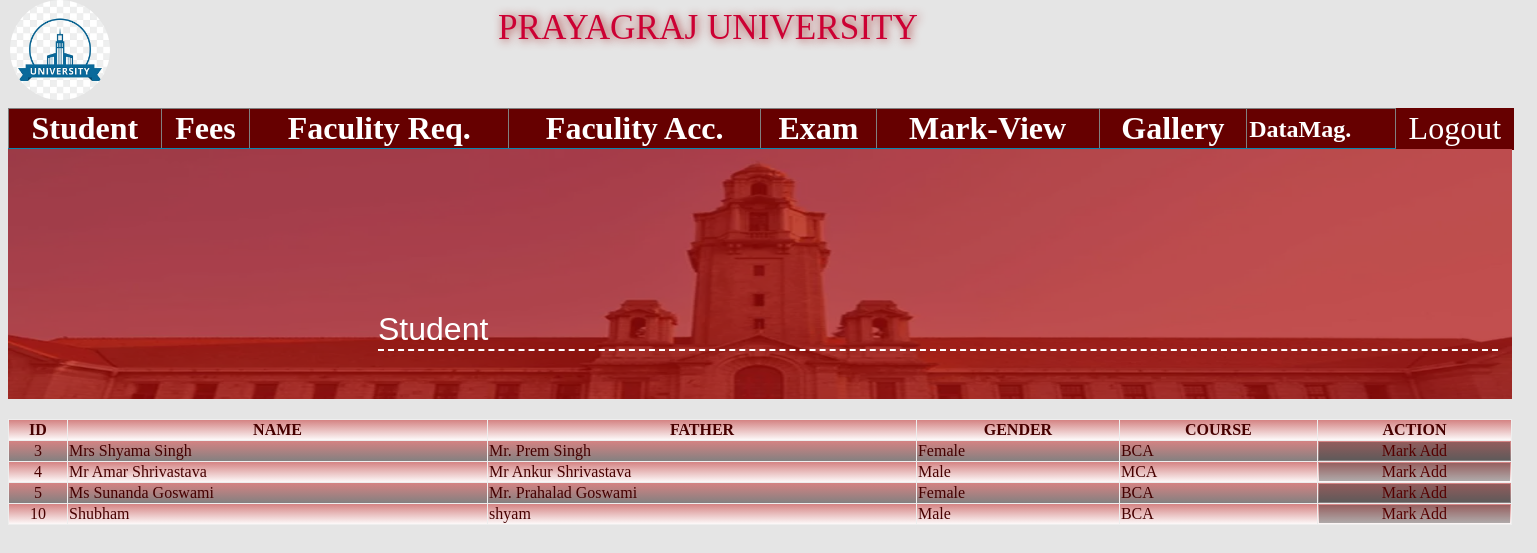
The page /_admin/mark_view.php on the database its author committed.
### tables this page shows
CREATE TABLE IF NOT EXISTS `student` (
  `st_id` int(255) NOT NULL auto_increment,
  `st_name` varchar(255) NOT NULL,
  `st_father` varchar(255) NOT NULL,
  `st_phone` varchar(255) NOT NULL,
  `st_email` varchar(255) NOT NULL,
  `st_gender` varchar(255) NOT NULL,
  `st_qualification` varchar(255) NOT NULL,
  `st_dob` varchar(255) NOT NULL,
  `st_doa` varchar(255) NOT NULL,
  `st_course` varchar(255) NOT NULL,
  `st_category` varchar(255) NOT NULL,
  `st_country` varchar(255) NOT NULL,
  `st_state` varchar(255) NOT NULL,
  `st_pincode` varchar(255) NOT NULL,
  `st_image` varchar(255) NOT NULL,
  `st_address1` varchar(255) NOT NULL,
  `st_address2` varchar(255) NOT NULL,
  PRIMARY KEY  (`st_id`)
);

CREATE TABLE IF NOT EXISTS `course` (
  `course_id` int(20) NOT NULL auto_increment,
  `course_name` varchar(255) NOT NULL,
  `course_fees` varchar(255) NOT NULL,
  `course_Dur` varchar(255) NOT NULL,
  `course_eligble` varchar(255) NOT NULL,
  PRIMARY KEY  (`course_id`)
);

CREATE TABLE IF NOT EXISTS `fees` (
  `fees_id` int(255) NOT NULL auto_increment,
  `fees_st_id` int(255) NOT NULL,
  `fees_st_course` varchar(255) NOT NULL,
  `fees_total` varchar(255) NOT NULL,
  `fees_amount` varchar(255) NOT NULL,
  `fees_balance` varchar(255) NOT NULL,
  `fees_date` varchar(255) NOT NULL,
  `fees_desc` varchar(255) NOT NULL,
  PRIMARY KEY  (`fees_id`)
);

### _admin/includes/functions.php (called while the page is built, shortened)
<?php
function get_single_value($table,$col_id,$col_name,$sel){
global $con;
$sql="select $col_name from $table where $col_id='$sel'";
$rs=mysqli_query($con,$sql)or die(mysqli_error($con));
$data=mysqli_fetch_assoc($rs);
return $data[$col_name];
}
?>

### _admin/mark_view.php (the view, shortened to what this page needs)
<?php
 include("includes/header.php");
 global $con;
?>
<link rel="stylesheet" href="css/mark_view.css" />
<form action="" method="post" enctype="multipart/form-data">
<div class="mark_vew" style="width:94em; height:auto;">
<table border="1" class="view-mark">
<tr class="mr-view">
<th>ID</th>
<th>NAME</th>
<th>FATHER</th>
<th>GENDER</th>
<th>COURSE</th>
<th>ACTION</th>
</tr>
<?php
$sql="select * from student";
$rs=mysqli_query($con,$sql)or die(mysqli_error($con));
while($data=mysqli_fetch_assoc($rs)){
 $fsql="select *from fees where fees_st_id='$data[st_id]'";
 $frs=mysqli_query($con,$fsql)or die(mysqli_error($con));
while($fdata=mysqli_fetch_assoc($frs)){
if($fdata[fees_balance]=="null"){
$esql= "Select * from exams where exam_course='$data[st_course]'";
$ers=mysqli_query($con,$esql)or die(mysqli_error($con));
$edata=mysqli_fetch_assoc($ers);
 if($data[st_course]==$edata[exam_course]){
 ?>
 <tr class="mr-view">
 <td align="center"><?=$data[st_id]?></td>
 <td><?=$data[st_name]?></td>
 <td><?=$data[st_father]?></td>
 <td><?=$data[st_gender]?></td>
 <td><?=get_single_value("course","course_id","course_name",$data[st_course])?></td>
 <td align="center"><div id="ank"><a href="mark_add.php?st_id=<?=$data[st_id]?>">Mark Add</a></div></td>
 </tr>
 <?php
 }
 }
 }
 }
 ?>
</table>
</div>
</form>

### _admin/css/university_css.css (style rules this page uses)
body { background-color:rgba(0,0,0,0.1); }
a { text-decoration:none; color:white; }

### _admin/css/mark_view.css (style rules this page uses)
.mark_vew { background-color:white; position:relative; top:80px; outline:none; border:none; }
.view-mark { width:94em; outline:none; border:none; border-collapse:collapse; }
.view-mark tr th { text-align:center; }
.view-mark tr td #ank { text-decoration:none; color:#550000; background-color:rgba(0,0,0,0.3); outline:none; border:none; }
.view-mark tr td a { text-decoration:none; color:#550000; }
.mr-view:nth-child(even) { background-image:linear-gradient(rgba(170,8,8,0.500),gray); color:#440000; }
.mr-view:nth-child(odd) { background-image:linear-gradient(rgba(170,8,8,0.500),white); color:#470000; }

### rows shown on the page
student: st_id "3", st_name "Mrs Shyama Singh", st_father "Mr. Prem Singh", st_gender "Female", st_course.course_name "BCA"
student: st_id "4", st_name "Mr Amar Shrivastava", st_father "Mr Ankur Shrivastava", st_gender "Male", st_course.course_name "MCA"
student: st_id "5", st_name "Ms Sunanda Goswami", st_father "Mr. Prahalad Goswami", st_gender "Female", st_course.course_name "BCA"
student: st_id "10", st_name "Shubham", st_father "shyam", st_gender "Male", st_course.course_name "BCA"
